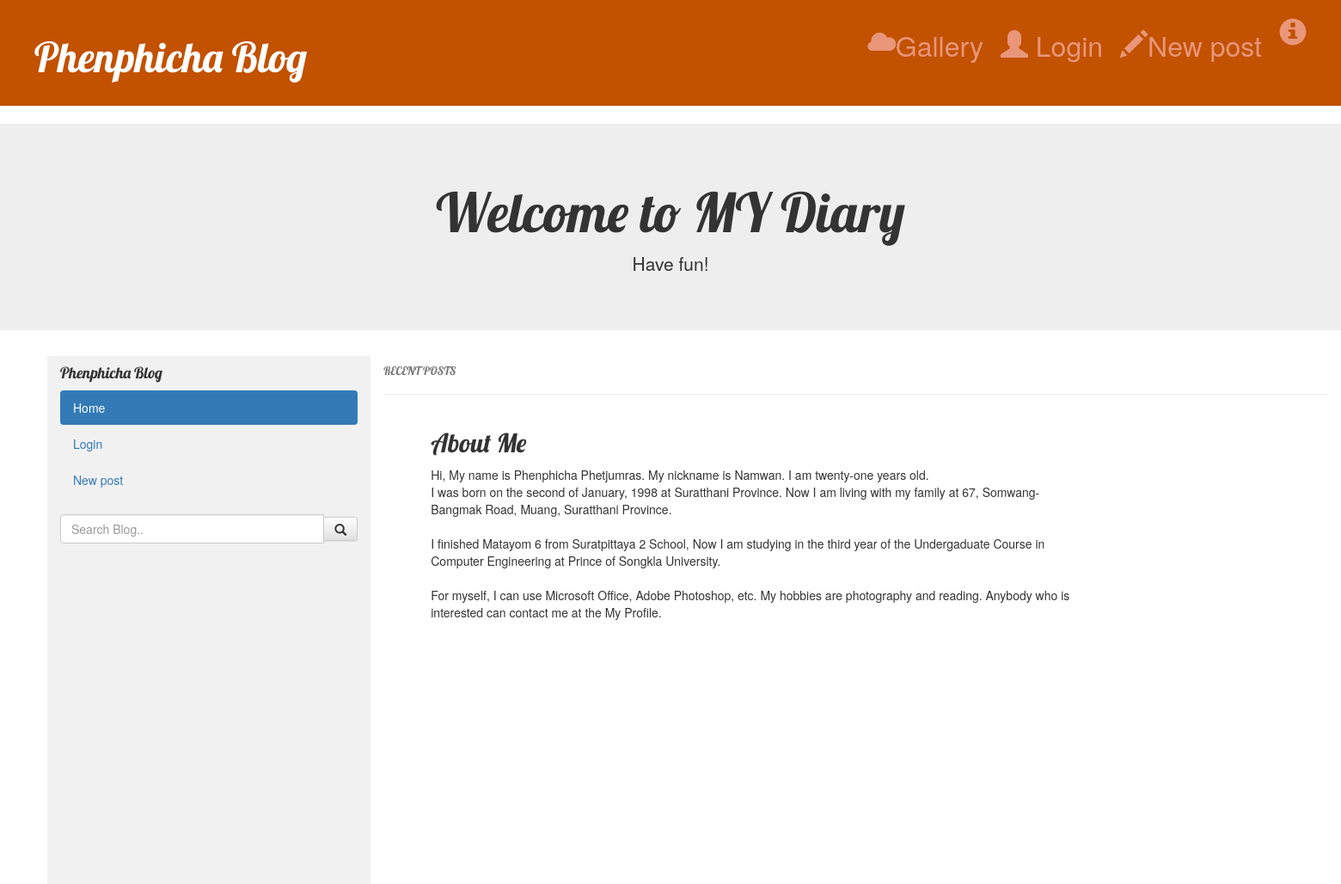
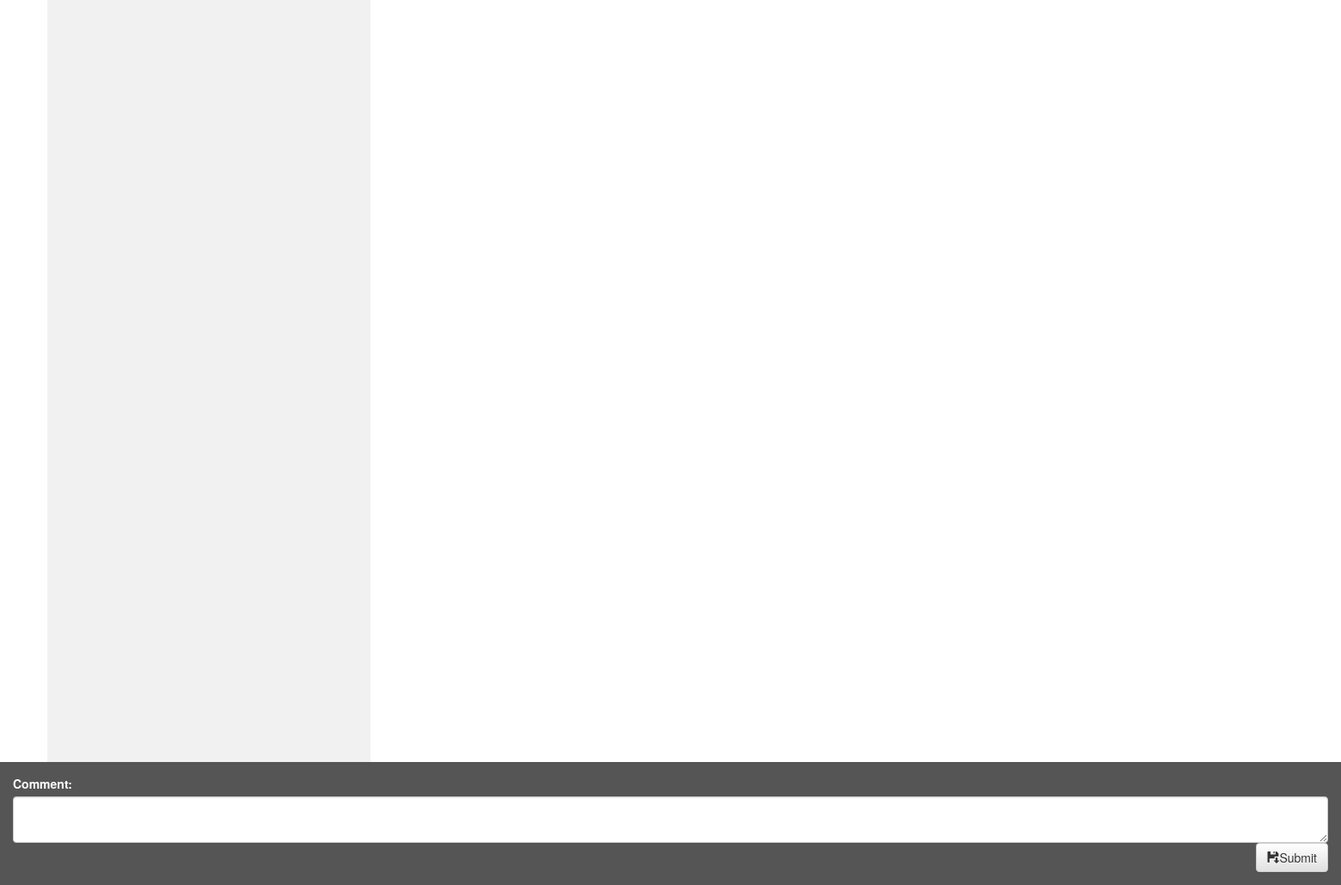
/post/16/, run on the app's committed database (2 pictures, top to bottom).
### blog/models.py (models this page shows, shortened)
class Post(models.Model):
    author = models.ForeignKey(settings.AUTH_USER_MODEL, on_delete=models.CASCADE)
    title = models.CharField(max_length=200)
    text = models.TextField()
    created_date = models.DateTimeField(default=timezone.now)
    published_date = models.DateTimeField(blank=True, null=True)

### blog/views.py (the view)
# urls.py: path('post/<int:pk>/', views.post_detail, name='post_detail'),
def post_detail(request, pk):
    post = get_object_or_404(Post, pk=pk)
    return render(request, 'blog/post_detail.html', {'post': post})

### blog/templates/blog/post_detail.html (shortened to what this page needs)
{% extends 'blog/base.html' %}
{% block content %}
    <div class="post">
        <h2>{{ post.title }}</h2>
        <p>{{ post.text|linebreaksbr }}</p>
    </div>
{% endblock %}

### blog/static/css/blog.css (style rules this page uses)
h1, h2, h3, h4 { font-family: 'Lobster', cursive; }
.post { margin-bottom: 70px; }

### data on the page
Post: title "About Me", text "Hi, My name is Phenphicha Phetjumras. My nickname is Namwan. I am twenty-one years old. I was born on the second of January, 1998 at Suratthani Province. Now I am living with my family at 67, Somwang-Bangmak Road, Muang, Suratthani Province. I finished Matayom 6 from Suratpittaya 2 School, Now I am studying in the third year of the Undergaduate Course in Computer Engineering at Prince of Songkla University. For myself, I can use Microsoft Office, Adobe Photoshop, etc. My hobbies are photography and reading. Anybody who is interested can contact me at the My Profile."
